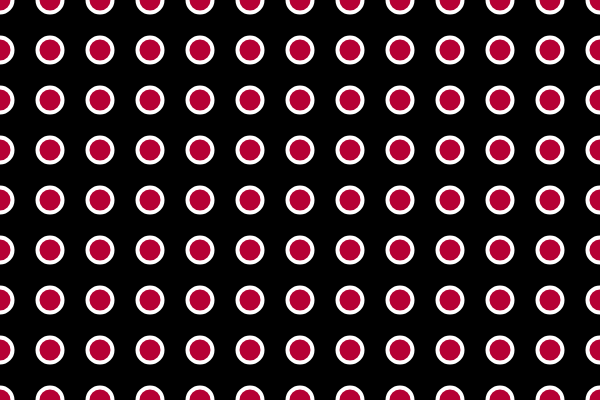
Frame 1 (no input)
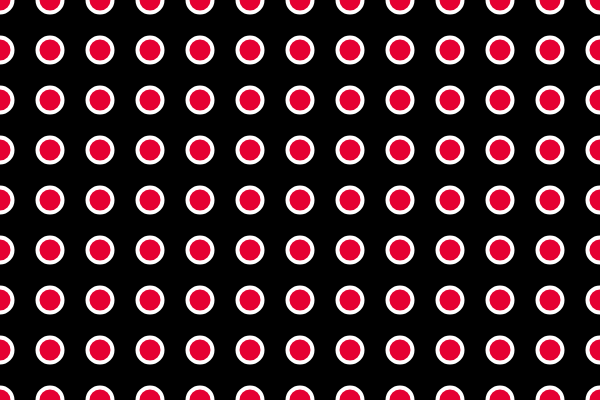
Frame 60 (no input)
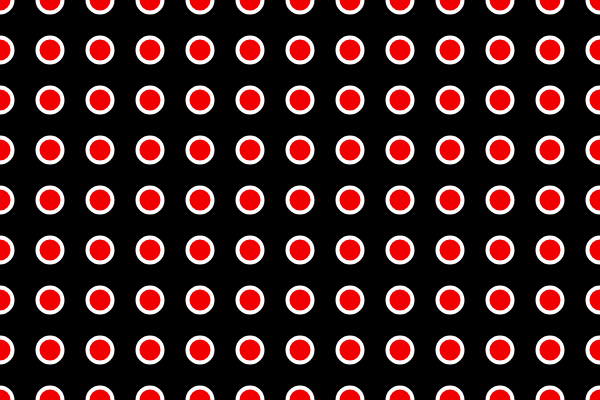
Frame 120 (the mouse pressed at the canvas centre since frame 60)

The p5.js sketch that drew these frames (run headless with seeded random() and noise() and a simulated clock; from frame 60 on, the mouse is pressed at the canvas centre):

// p5.js sketch
// ── sketch.js
var offset = 0;

function setup() {
  createCanvas(600, 400)
}

function draw() {
  background(0);
  strokeWeight(4);
  stroke(255);
  
  fill(random(255), 0, random(255));
  for(var x = 0; x <= width; x += 50) {
    for(var y = 0; y <= height; y += 50) ellipse(x + offset, y, 25, 25);
  }
  
  // offset++;
  
}
